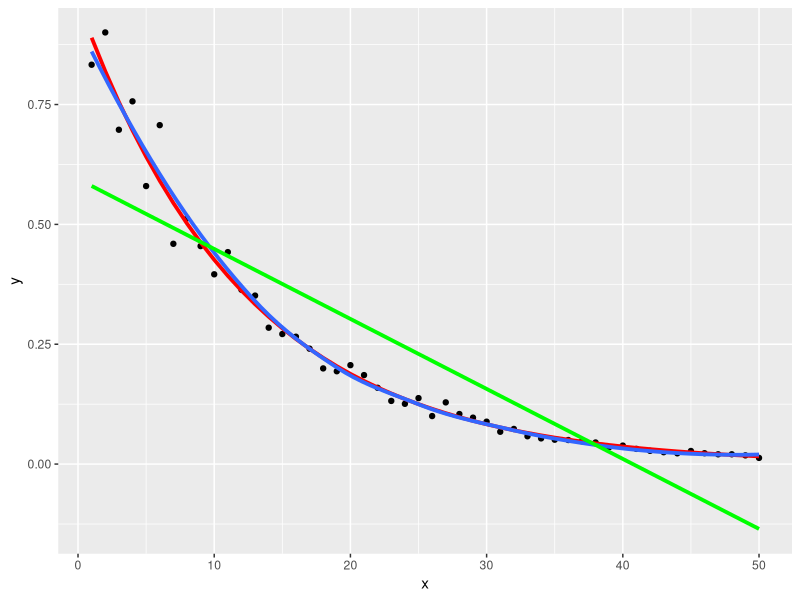

Write R code to recreate this figure.
# How to fit an exponential curve in R
# (from @drob, David Robinson), with modifications

# loading libraries
library(tidyverse)
library(broom)
library(stats)

# starting variables
x = 1:50
y = .92^x*exp(rnorm(50,0,.1))

# fitting a lm model, just kidding...
modelo <- lm(y~x)

data.frame(x = 1:50, y = .92^x*exp(rnorm(50,0,.1)))      %>% 
  nls(y ~ k*(1 + r)^x, data = ., start = list(k=1, r=0)) %>%
  augment()                                              %>% 
  ggplot(aes(x,y))                                       +
  geom_point()                                           +
  geom_line(aes(y = .fitted), color = "red", size = 1.3) + # the exponential
  geom_smooth(method = "loess", se = F, size = 1.3 )     + # the "loess
  geom_smooth(method = "lm", se = F, size = 1.3, col = "green") # the "lm
 
